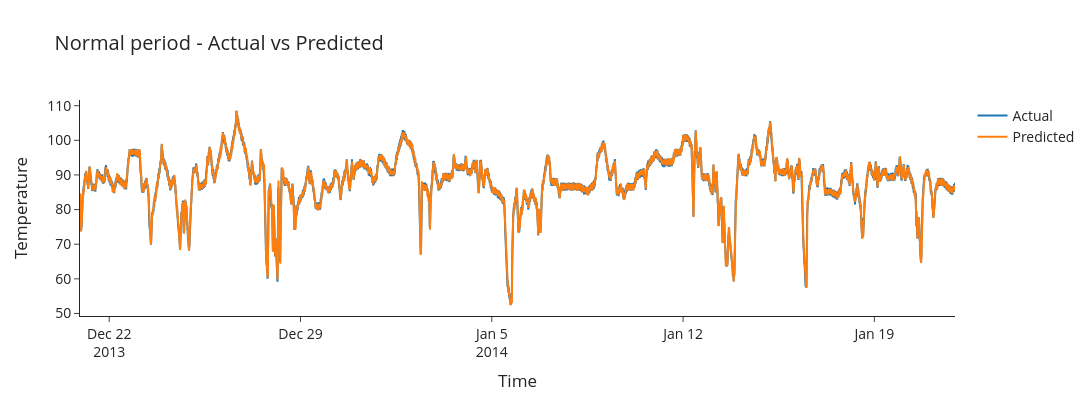

Here is the notebook cell this chart was saved with:
### Code cell
# Visualize actual and predicted value at normal
fig = go.Figure()

fig.add_trace(go.Scatter(x=df_arima_normal_threshold['time'],
                         y=df_arima_normal_threshold['value'],
                         name='Actual',
                        )
             )
fig.add_trace(go.Scatter(x=df_arima_normal_threshold['time'],
                         y=df_arima_normal_threshold['Predicted value'],
                         name='Predicted'
                        )
             )

fig.update_layout(template='simple_white',
                  font=dict(size=14),
                  xaxis_title='Time',
                  yaxis_title='Temperature',
                  width=1200,
                  height=400,
                  title='Normal period - Actual vs Predicted')
fig.show()

### Figure 1 — Plotly figure (JSON) as saved in the notebook; plotly's stock layout.template omitted (floating-point values rounded to 4 significant figures; data arrays with more than 128 entries replaced by an {"elided": "..."} marker saying what was removed)
{"data": [{"name": "Actual", "type": "scatter", "x": {"elided": "9235 str values"}, "y": {"elided": "9235 float values"}}, {"name": "Predicted", "type": "scatter", "x": {"elided": "9235 str values"}, "y": {"elided": "9235 float values"}}], "layout": {"font": {"size": 14}, "height": 400, "title": {"text": "Normal period - Actual vs Predicted"}, "width": 1200, "xaxis": {"title": {"text": "Time"}}, "yaxis": {"title": {"text": "Temperature"}}}}
